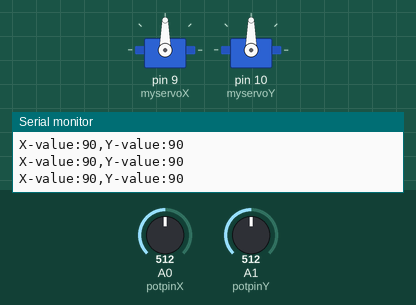
Bench run of a sketch on a simulated Arduino Uno, built with avr-gcc and run on an emulated ATmega328P. Parts: 2 × servo, the last lines printed to the serial monitor. The test bench sets the inputs (shaded band); at power-on: A0 (potpinX) = 512, A1 (potpinY) = 512.

Above: at 1.2 s.
1.3 s: A0 (potpinX) set to 556
At 2.6 s:
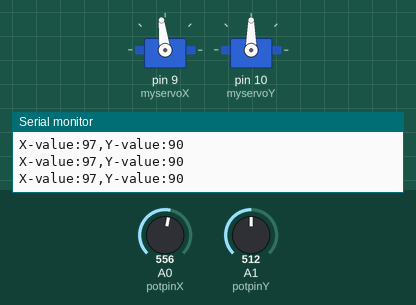
4.3 s: A0 (potpinX) set to 585
At 5.5 s:
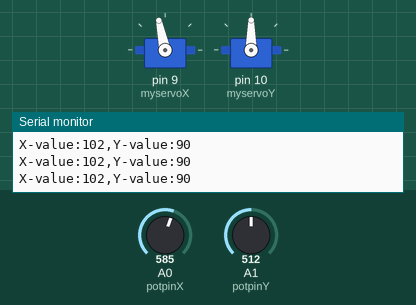
5.8 s: A1 (potpinY) set to 555
At 6.5 s:
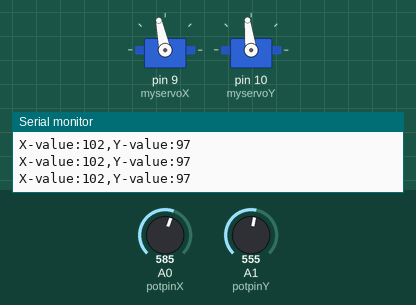
8.8 s: A1 (potpinY) set to 579
At 9.8 s:
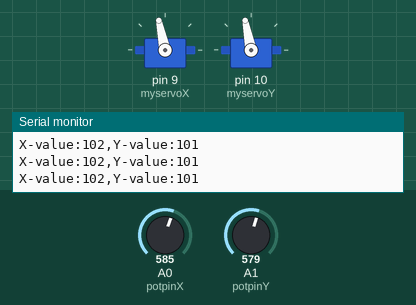
10.3 s: A0 (potpinX) set to 511
At 11.4 s:
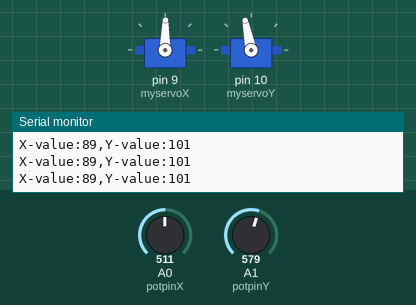
11.8 s: A1 (potpinY) set to 306
At 12.2 s:
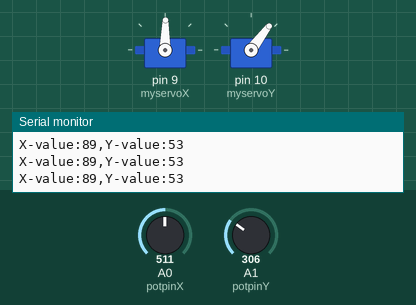
Timing chart, 0 to 14.3 s (numbered marks = the images above; inputs shaded):
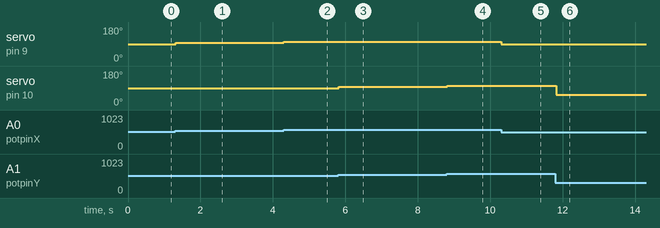

The sketch:

Joystic_Alon.ino
```cpp
/*
 Controlling a servo position using a potentiometer (variable resistor)
 by Michal Rinott <http://people.interaction-ivrea.it/m.rinott>

 modified on 8 Nov 2013
 by Scott Fitzgerald
 http://www.arduino.cc/en/Tutorial/Knob
*/

#include <Servo.h>

Servo myservoX;  // create servo object to control a servo
Servo myservoY;  // create servo object to control a servo

int potpinX = A0;  // analog pin used to connect the potentiometer
int potpinY = A1;  // analog pin used to connect the potentiometer
int valX;    // variable to read the value from the analog pin
int valY;    // variable to read the value from the analog pin

void setup() {
  myservoX.attach(9);  // attaches the servo on pin 9 to the servo object
  myservoY.attach(10);  // attaches the servo on pin 10 to the servo object
  Serial.begin(9600);
}

void loop() {
  valX = analogRead(potpinX);            // reads the value of the potentiometer (value between 0 and 1023)
  valX = map(valX, 0, 1023, 0, 180);     // scale it for use with the servo (value between 0 and 180)
  myservoX.write(valX);                  // sets the servo position according to the scaled value

  valY = analogRead(potpinY);            // reads the value of the potentiometer (value between 0 and 1023)
  valY = map(valY, 0, 1023, 0, 180);     // scale it for use with the servo (value between 0 and 180)
  myservoY.write(valY);                  // sets the servo position according to the scaled value

  delay(15);    // waits for the servo to get there

  Serial.print("X-value:");
  Serial.print(valX);
  Serial.print(",");
  Serial.print("Y-value:");
  Serial.println(valY);


}
```

Measured:
- after the input at 1.3 s, servo on pin 9 (myservoX): 90° → 97° at once
- after the input at 4.3 s, servo on pin 9 (myservoX): 97° → 102° at once
- after the input at 5.8 s, servo on pin 10 (myservoY): 90° → 97° at once
- after the input at 8.8 s, servo on pin 10 (myservoY): 97° → 101° at once
- after the input at 10.3 s, servo on pin 9 (myservoX): 102° → 89° at once
- after the input at 11.8 s, servo on pin 10 (myservoY): 101° → 53° at once
